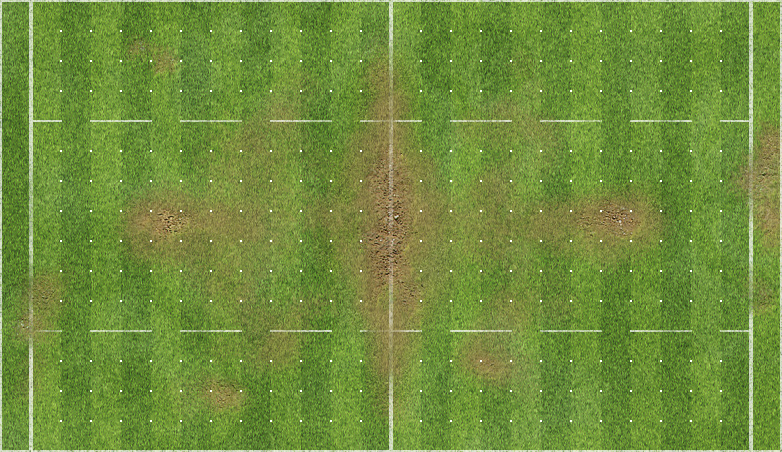
#> input picture resources/nice.jpg, 782 x 452 px
$ jupyter execute --allow-errors fumbbl_replays.ipynb   (shell and % lines are left out)
#> lines starting #> are read from the running program, lines starting #| are printed output that depends on the picture
# Analyzing Blood Bowl kick-off formations using FUMBBL replay data

the botbowl ppl are discussing writing a parser for the json that would result in log with chess like notation ie P1 - B - E4 to C5 - (player one chooses blitz, moves from position e4 to c5 etc.
Currently my knowledge is too limited to contribute to such an endeavour.

I have however cooked up a new FUMBBL data analysis project using replays.
To learn how to work with the replay files, I want to try and extract the set-up formations for a high stakes tournament (Road to Malta, or the Tilean Team Cup).
With the data I like to develop a nice viz, working with board positions together with the roster.
When that goes somewhere I will scale it up to order 100, and try to make plots that either stack / aggregate formations, or do a cluster analysis on the start up formations, and see what can be learned from all of this 🙂

# Related games: Chess and Starcraft

For Chess, ppl make heatmaps for all pieces and for pieces separately, and locations where pieces are removed from play.
For Blood Bowl, we can think of trajectories where the ball goes. Or where CAS occur.

For Starcraft ,replays were very important to train the AI.

# What has already been done

Christian Huber (aka Candlejack) seems our man here. He has two repo's open that are of great interest.

First is https://github.com/SanityResort/htmlreplay

This connect to the FFB server and requests a replay file that it reads in and converts to JSON.
The goal seems to be to be able to visualize a replay in the browser via HTML.

Then there is https://github.com/SanityResort/FFBStats
This is code that processes replay files and extracts information from them. Exactly what we want as well!
It was written in 2016 and integrated into the site in 2017 by Christer. They went away and came back in 2022.
It produces a match statistics file as JSON, that forms the basis of a nice visualization on the match result page on FUMBBL.
The match statistics are available through the API.

https://fumbbl.com/p/match?op=stats&id=3916966

# FUMBBL Replay datafiles: opening up the black box

Replay data is quite verbose and there’s lots of it. The FFB client communicates with the Server using Java Web Sockets.
The raw data packages send over the line are web sockets.
A replay file would be the json command stream. It’s a complex format, as it’s more or less just logging the data packets between the client and server.

For example, after unzipping, opening as JSON in VScode and doing autoformatting, we end up with a 266K lines of client server "command" stream.
Each turn is about 10K lines, with roster info at the end.

The high level file format is as follows:

```
{
    "gameStatus": "uploaded",
    "stepStack": {
        "steps": []
    },
    "gameLog": {}, # contains the command stream
    "game": {}, # contains the full roster and position information
    "playerIds": [],
    "swarmingPlayerActual": 0,
    "passState": {},
    "prayerState": {},
    "activeEffects": {}
}
```

I noticed that the replays are really nicely self contained, they contain full copies of the rosters and (if i remember correctly) even ruleset.
Everything in the ruleset that has a bearing on the client
Basically the "client options" tab of the ruleset

A full history of all the events during the game is stored under `gameLog`.

The basic unit is the command, that is indexed by `commandNr`.
A match consists of several thousand commands.
A typical command has the following **FIXED** structure:

```
{
    "netCommandId": "serverModelSync",
    "commandNr": 243,
    "modelChangeList": {
        "modelChangeArray": []
    },
    "reportList": {
        "reports": []
    },
    "sound": null,
    "gameTime": 805789,
    "turnTime": 179506
}
```

`modelChange` changes the game state.
`reportList` directs output to the client's reporting panel.

This could be the basis of our flat file format.
We write a for loop that cycles through the commands, and fills out a pandas dataframe.
We use what we learned with the API data.

Columns in our initial data format:

* commandNr
* modelChangeId
* modelChangeKey
* playerId
* playerState
* playerXcoordinate
* playerYcoordinate
* gameTime
* turnTime

if `modelChangeId` equals `fieldModelSetPlayerState` we record the `modelChangeValue` under `playerState`, and if it equals `fieldModelSetPlayerCoordinate` we record the `modelChangeValue` vector under `playerXcoordinate` and `playerYcoordinate`. In both cases the `PlayerId` can be found under `modelChangeKey`.

## The Field model including the coordinate system

FFB uses a field model that is very straightforward. The 15 x 26 game board is indexed using (X,Y) coordinates, with the top left square being (0,0).
and the lower right square being (25, 14).

Players can be either:
* On the pitch
* In the reserve box
* IN the KO box
* In the Badly hurt box
* In the Seriously injured box
* In the RIP box
* In the Ban box
* In The miss next game box

On the pitch the X,Y coordinates are used, the other locations are indexed using 0,1,2 etc.

```
export default class Coordinate {
    x: number;
    y: number;

    public static FIELD_WIDTH = 26;
    public static FIELD_HEIGHT = 15;
    public static RSV_HOME_X = -1;
    public static KO_HOME_X = -2;
    public static BH_HOME_X = -3;
    public static SI_HOME_X = -4;
    public static RIP_HOME_X = -5;
    public static BAN_HOME_X = -6;
    public static MNG_HOME_X = -7;
    public static RSV_AWAY_X = 30;
    public static KO_AWAY_X = 31;
    public static BH_AWAY_X = 32;
    public static SI_AWAY_X = 33;
    public static RIP_AWAY_X = 34;
    public static BAN_AWAY_X = 35;
    public static MNG_AWAY_X = 36;

}
```

FFB uses `fieldModelSetPlayerCoordinate` to position players on the field or on the dug out. Players are identified using the FUMBBL player ids. At the end of the replay, all the player information is stored, including extra skills above those that come with the positional, as well as the full rosters (including all possible star players).

# The phases of the match

The various phases of the match are clearly distinguished in the command streams.
`turnDataSetTurnNr` , `turnDataSetFirstTurnAfterKickoff`, `gameSetTurnMode`, etc.

# Approach

Using the API I have downloaded a gzipped replay file.
For this match:
https://fumbbl.com/FUMBBL.php?page=match&id=4444067

To goal is to programmatically extract the setup formations.
Here I show my own setup formation.

# Position extraction

# Visualization

We mimic FFB by plotting FFB icons over the pitch.
In python there is Pillow, the Python image library.
This allows manipulating images.

# References

Planning in the midst of chaos: how a stochastic Blood Bowl model can help to identify key planning features

We also need the PlayerState.

```
export default class PlayerState {
    public static UNKNOWN = 0;
    public static STANDING = 1;
    public static MOVING = 2;
    public static PRONE = 3;
    public static STUNNED = 4;
    public static KNOCKED_OUT = 5;
    public static BADLY_HURT = 6;
    public static SERIOUS_INJURY = 7;
    public static RIP = 8;
    public static RESERVE = 9;
    public static MISSING = 10;
    public static FALLING = 11;
    public static BLOCKED = 12;
    public static BANNED = 13;
    public static EXHAUSTED = 14;
    public static BEING_DRAGGED = 15;
    public static PICKED_UP = 16;
    public static HIT_BY_FIREBALL = 17;
    public static HIT_BY_LIGHTNING = 18;
    public static HIT_BY_BOMB = 19;
    public static BIT_ACTIVE = 256;
    public static BIT_CONFUSED = 512;
    public static BIT_ROOTED = 1024;
    public static BIT_HYPNOTIZED = 2048;
    public static BIT_BLOODLUST = 4096;
    public static BIT_USED_PRO = 8192
}
```

[cell 1]
import random
import time
import os

from isoweek import Week

import requests # API library

import numpy as np
import pandas as pd

import gzip
import json

from urllib.request import urlopen
from PIL import Image

pd.set_option('display.max_rows', 500)
pd.set_option('display.max_columns', 500)

# fetch the replay file

[cell 2]
# [5 lines of commented-out code are left out]
replay_id = 1561693 # new netCommand: serverAddPlayer

#> (the rest of this cell did not finish here and is left out)

[cell 3]
import glob
replay_file_list = glob.glob('raw/replay_files//*.gz')
import re


for f in replay_file_list[1:2]:
    replay_id = ''.join(re.findall('\d+', f))
    my_replay = fetch_replay(replay_id)

Lets move on to plotting the board state.

We have an empty image of the board as jpg.
We want to plot player icons on it.

First we plot the empty board.
Then we plot a 13 x 26 roster over it.

[cell 4]
from PIL import Image
with Image.open("resources/nice.jpg") as pitch:
#> pitch is the input picture: PIL image 782x452 RGB; mean R, G, B 113.3, 141.2, 61
    display(pitch)

Lets find the Player Icons we need.
We look in the rosters.

First we construct a dataFrame with the players of both teams, then we look up the PNG urls from the roster.

#> (a cell that did not finish here is left out)

#> (a cell that did not finish here is left out)

# Working with FUMBBL icons

Plot icon on the pitch. First grab icon. Then grab pitch. Plot icon on pitch.

[cell 7]
url = 'https://fumbbl.com/i/645274.png'
#> (the rest of this cell did not finish here and is left out)

Lets see if we can draw multiple icons on the pitch.

[cell 8]
pitch = Image.open("resources/nice.jpg")
pitch = pitch.rotate(angle = 90, expand = True)
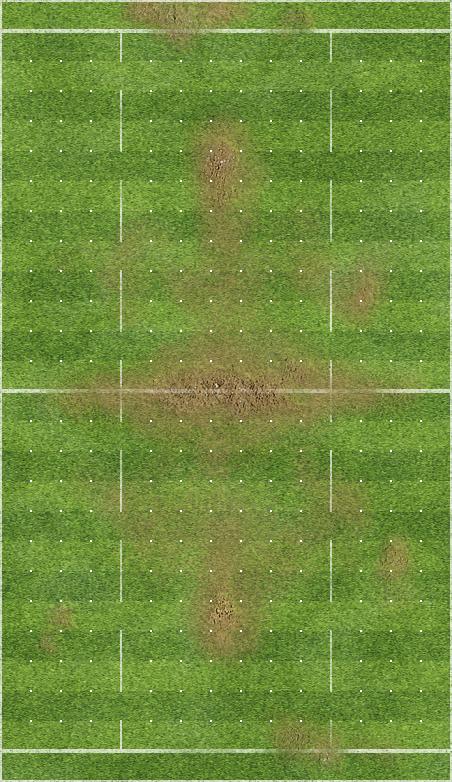
#> pitch: PIL image 452x782 RGB; mean R, G, B 113.3, 141.2, 61
pitch = pitch.resize((15 * 28, 26 * 28))
#> pitch: PIL image 420x728 RGB
pitch_w, pitch_h = pitch.size
#> pitch_w = 420; pitch_h = 728
#> (the rest of this cell did not finish here and is left out)
